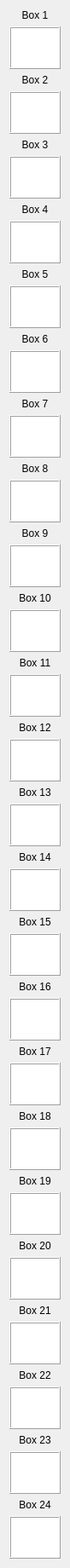
    <widget class="QWidget" name="saBoxesContents">
     <property name="geometry">
      <rect>
       <x>0</x>
       <y>0</y>
       <width>81</width>
       <height>1812</height>
      </rect>
     </property>
     <layout class="QVBoxLayout" name="verticalLayout">
      <item>
       <widget class="QLabel" name="lblBox01">
        <property name="text">
         <string>Box 1</string>
        </property>
        <property name="alignment">
         <set>Qt::AlignBottom|Qt::AlignHCenter</set>
        </property>
       </widget>
      </item>
      <item>
       <widget class="QGraphicsView" name="pbBox01">
        <property name="sizePolicy">
         <sizepolicy hsizetype="Fixed" vsizetype="Fixed">
          <horstretch>0</horstretch>
          <verstretch>0</verstretch>
         </sizepolicy>
        </property>
        <property name="maximumSize">
         <size>
          <width>60</width>
          <height>50</height>
         </size>
        </property>
        <property name="whatsThis">
         <string extracomment="Box Preview"/>
        </property>
        <property name="frameShape">
         <enum>QFrame::Box</enum>
        </property>
        <property name="frameShadow">
         <enum>QFrame::Raised</enum>
        </property>
        <property name="verticalScrollBarPolicy">
         <enum>Qt::ScrollBarAlwaysOff</enum>
        </property>
        <property name="horizontalScrollBarPolicy">
         <enum>Qt::ScrollBarAlwaysOff</enum>
        </property>
       </widget>
      </item>
      <item>
       <widget class="QLabel" name="lblBox02">
        <property name="text">
         <string>Box 2</string>
        </property>
        <property name="alignment">
         <set>Qt::AlignBottom|Qt::AlignHCenter</set>
        </property>
       </widget>
      </item>
      <item>
       <widget class="QGraphicsView" name="pbBox02">
        <property name="sizePolicy">
         <sizepolicy hsizetype="Fixed" vsizetype="Fixed">
          <horstretch>0</horstretch>
          <verstretch>0</verstretch>
         </sizepolicy>
        </property>
        <property name="maximumSize">
         <size>
          <width>60</width>
          <height>50</height>
         </size>
        </property>
        <property name="whatsThis">
         <string extracomment="Box Preview"/>
        </property>
        <property name="frameShape">
         <enum>QFrame::Box</enum>
        </property>
        <property name="frameShadow">
         <enum>QFrame::Raised</enum>
        </property>
        <property name="verticalScrollBarPolicy">
         <enum>Qt::ScrollBarAlwaysOff</enum>
        </property>
        <property name="horizontalScrollBarPolicy">
         <enum>Qt::ScrollBarAlwaysOff</enum>
        </property>
       </widget>
      </item>
      <item>
       <widget class="QLabel" name="lblBox03">
        <property name="text">
         <string>Box 3</string>
        </property>
        <property name="alignment">
         <set>Qt::AlignBottom|Qt::AlignHCenter</set>
        </property>
       </widget>
      </item>
      <item>
       <widget class="QGraphicsView" name="pbBox03">
        <property name="sizePolicy">
         <sizepolicy hsizetype="Fixed" vsizetype="Fixed">
          <horstretch>0</horstretch>
          <verstretch>0</verstretch>
         </sizepolicy>
        </property>
        <property name="maximumSize">
         <size>
          <width>60</width>
          <height>50</height>
         </size>
        </property>
        <property name="whatsThis">
         <string extracomment="Box Preview"/>
        </property>
        <property name="frameShape">
         <enum>QFrame::Box</enum>
        </property>
        <property name="frameShadow">
         <enum>QFrame::Raised</enum>
        </property>
        <property name="verticalScrollBarPolicy">
         <enum>Qt::ScrollBarAlwaysOff</enum>
        </property>
        <property name="horizontalScrollBarPolicy">
         <enum>Qt::ScrollBarAlwaysOff</enum>
        </property>
       </widget>
      </item>
      <item>
       <widget class="QLabel" name="lblBox04">
        <property name="text">
         <string>Box 4</string>
        </property>
        <property name="alignment">
         <set>Qt::AlignBottom|Qt::AlignHCenter</set>
        </property>
       </widget>
      </item>
      <item>
       <widget class="QGraphicsView" name="pbBox04">
        <property name="sizePolicy">
         <sizepolicy hsizetype="Fixed" vsizetype="Fixed">
          <horstretch>0</horstretch>
          <verstretch>0</verstretch>
         </sizepolicy>
        </property>
        <property name="maximumSize">
         <size>
          <width>60</width>
          <height>50</height>
         </size>
        </property>
        <property name="whatsThis">
         <string extracomment="Box Preview"/>
        </property>
        <property name="frameShape">
         <enum>QFrame::Box</enum>
        </property>
        <property name="frameShadow">
         <enum>QFrame::Raised</enum>
        </property>
        <property name="verticalScrollBarPolicy">
         <enum>Qt::ScrollBarAlwaysOff</enum>
        </property>
        <property name="horizontalScrollBarPolicy">
         <enum>Qt::ScrollBarAlwaysOff</enum>
        </property>
       </widget>
      </item>
      <item>
       <widget class="QLabel" name="lblBox05">
        <property name="text">
         <string>Box 5</string>
        </property>
        <property name="alignment">
         <set>Qt::AlignBottom|Qt::AlignHCenter</set>
        </property>
       </widget>
      </item>
      <item>
       <widget class="QGraphicsView" name="pbBox05">
        <property name="sizePolicy">
         <sizepolicy hsizetype="Fixed" vsizetype="Fixed">
          <horstretch>0</horstretch>
          <verstretch>0</verstretch>
         </sizepolicy>
        </property>
        <property name="maximumSize">
         <size>
          <width>60</width>
          <height>50</height>
         </size>
        </property>
        <property name="whatsThis">
         <string extracomment="Box Preview"/>
        </property>
        <property name="frameShape">
         <enum>QFrame::Box</enum>
        </property>
        <property name="frameShadow">
         <enum>QFrame::Raised</enum>
        </property>
        <property name="verticalScrollBarPolicy">
         <enum>Qt::ScrollBarAlwaysOff</enum>
        </property>
        <property name="horizontalScrollBarPolicy">
         <enum>Qt::ScrollBarAlwaysOff</enum>
        </property>
       </widget>
      </item>
      <item>
       <widget class="QLabel" name="lblBox06">
        <property name="text">
         <string>Box 6</string>
        </property>
        <property name="alignment">
         <set>Qt::AlignBottom|Qt::AlignHCenter</set>
        </property>
       </widget>
      </item>
      <item>
       <widget class="QGraphicsView" name="pbBox06">
        <property name="sizePolicy">
         <sizepolicy hsizetype="Fixed" vsizetype="Fixed">
          <horstretch>0</horstretch>
          <verstretch>0</verstretch>
         </sizepolicy>
        </property>
        <property name="maximumSize">
         <size>
          <width>60</width>
          <height>50</height>
         </size>
        </property>
        <property name="whatsThis">
         <string extracomment="Box Preview"/>
        </property>
        <property name="frameShape">
         <enum>QFrame::Box</enum>
        </property>
        <property name="frameShadow">
         <enum>QFrame::Raised</enum>
        </property>
        <property name="verticalScrollBarPolicy">
         <enum>Qt::ScrollBarAlwaysOff</enum>
        </property>
        <property name="horizontalScrollBarPolicy">
         <enum>Qt::ScrollBarAlwaysOff</enum>
        </property>
       </widget>
      </item>
      <item>
       <widget class="QLabel" name="lblBox07">
        <property name="text">
         <string>Box 7</string>
        </property>
        <property name="alignment">
         <set>Qt::AlignBottom|Qt::AlignHCenter</set>
        </property>
       </widget>
      </item>
      <item>
       <widget class="QGraphicsView" name="pbBox07">
        <property name="sizePolicy">
         <sizepolicy hsizetype="Fixed" vsizetype="Fixed">
          <horstretch>0</horstretch>
          <verstretch>0</verstretch>
         </sizepolicy>
        </property>
        <property name="maximumSize">
         <size>
          <width>60</width>
          <height>50</height>
         </size>
        </property>
        <property name="whatsThis">
         <string extracomment="Box Preview"/>
        </property>
        <property name="frameShape">
         <enum>QFrame::Box</enum>
        </property>
        <property name="frameShadow">
         <enum>QFrame::Raised</enum>
        </property>
        <property name="verticalScrollBarPolicy">
         <enum>Qt::ScrollBarAlwaysOff</enum>
        </property>
        <property name="horizontalScrollBarPolicy">
         <enum>Qt::ScrollBarAlwaysOff</enum>
        </property>
       </widget>
      </item>
      <item>
       <widget class="QLabel" name="lblBox08">
        <property name="text">
         <string>Box 8</string>
        </property>
        <property name="alignment">
         <set>Qt::AlignBottom|Qt::AlignHCenter</set>
        </property>
       </widget>
      </item>
      <item>
       <widget class="QGraphicsView" name="pbBox08">
        <property name="sizePolicy">
         <sizepolicy hsizetype="Fixed" vsizetype="Fixed">
          <horstretch>0</horstretch>
          <verstretch>0</verstretch>
         </sizepolicy>
        </property>
        <property name="maximumSize">
         <size>
          <width>60</width>
          <height>50</height>
         </size>
        </property>
        <property name="whatsThis">
         <string extracomment="Box Preview"/>
        </property>
        <property name="frameShape">
         <enum>QFrame::Box</enum>
        </property>
        <property name="frameShadow">
         <enum>QFrame::Raised</enum>
        </property>
        <property name="verticalScrollBarPolicy">
         <enum>Qt::ScrollBarAlwaysOff</enum>
        </property>
        <property name="horizontalScrollBarPolicy">
         <enum>Qt::ScrollBarAlwaysOff</enum>
        </property>
       </widget>
      </item>
      <item>
       <widget class="QLabel" name="lblBox09">
        <property name="text">
         <string>Box 9</string>
        </property>
        <property name="alignment">
         <set>Qt::AlignBottom|Qt::AlignHCenter</set>
        </property>
       </widget>
      </item>
      <item>
       <widget class="QGraphicsView" name="pbBox09">
        <property name="sizePolicy">
         <sizepolicy hsizetype="Fixed" vsizetype="Fixed">
          <horstretch>0</horstretch>
          <verstretch>0</verstretch>
         </sizepolicy>
        </property>
        <property name="maximumSize">
         <size>
          <width>60</width>
          <height>50</height>
         </size>
        </property>
        <property name="whatsThis">
         <string extracomment="Box Preview"/>
        </property>
        <property name="frameShape">
         <enum>QFrame::Box</enum>
        </property>
        <property name="frameShadow">
         <enum>QFrame::Raised</enum>
        </property>
        <property name="verticalScrollBarPolicy">
         <enum>Qt::ScrollBarAlwaysOff</enum>
        </property>
        <property name="horizontalScrollBarPolicy">
         <enum>Qt::ScrollBarAlwaysOff</enum>
        </property>
       </widget>
      </item>
      <item>
       <widget class="QLabel" name="lblBox10">
        <property name="text">
         <string>Box 10</string>
        </property>
        <property name="alignment">
         <set>Qt::AlignBottom|Qt::AlignHCenter</set>
        </property>
       </widget>
      </item>
      <item>
       <widget class="QGraphicsView" name="pbBox10">
        <property name="sizePolicy">
         <sizepolicy hsizetype="Fixed" vsizetype="Fixed">
          <horstretch>0</horstretch>
          <verstretch>0</verstretch>
         </sizepolicy>
        </property>
        <property name="maximumSize">
         <size>
          <width>60</width>
          <height>50</height>
         </size>
        </property>
        <property name="whatsThis">
         <string extracomment="Box Preview"/>
        </property>
        <property name="frameShape">
         <enum>QFrame::Box</enum>
        </property>
        <property name="frameShadow">
         <enum>QFrame::Raised</enum>
        </property>
        <property name="verticalScrollBarPolicy">
         <enum>Qt::ScrollBarAlwaysOff</enum>
        </property>
        <property name="horizontalScrollBarPolicy">
         <enum>Qt::ScrollBarAlwaysOff</enum>
        </property>
       </widget>
      </item>
      <item>
       <widget class="QLabel" name="lblBox11">
        <property name="text">
         <string>Box 11</string>
        </property>
        <property name="alignment">
         <set>Qt::AlignBottom|Qt::AlignHCenter</set>
        </property>
       </widget>
      </item>
      <item>
       <widget class="QGraphicsView" name="pbBox11">
        <property name="sizePolicy">
         <sizepolicy hsizetype="Fixed" vsizetype="Fixed">
          <horstretch>0</horstretch>
          <verstretch>0</verstretch>
         </sizepolicy>
        </property>
        <property name="maximumSize">
         <size>
          <width>60</width>
          <height>50</height>
         </size>
        </property>
        <property name="whatsThis">
         <string extracomment="Box Preview"/>
        </property>
        <property name="frameShape">
         <enum>QFrame::Box</enum>
        </property>
        <property name="frameShadow">
         <enum>QFrame::Raised</enum>
        </property>
        <property name="verticalScrollBarPolicy">
         <enum>Qt::ScrollBarAlwaysOff</enum>
        </property>
        <property name="horizontalScrollBarPolicy">
         <enum>Qt::ScrollBarAlwaysOff</enum>
        </property>
       </widget>
      </item>
      <item>
       <widget class="QLabel" name="lblBox12">
        <property name="text">
         <string>Box 12</string>
        </property>
        <property name="alignment">
         <set>Qt::AlignBottom|Qt::AlignHCenter</set>
        </property>
       </widget>
      </item>
      <item>
       <widget class="QGraphicsView" name="pbBox12">
        <property name="sizePolicy">
         <sizepolicy hsizetype="Fixed" vsizetype="Fixed">
          <horstretch>0</horstretch>
          <verstretch>0</verstretch>
         </sizepolicy>
        </property>
        <property name="maximumSize">
         <size>
          <width>60</width>
          <height>50</height>
         </size>
        </property>
        <property name="whatsThis">
         <string extracomment="Box Preview"/>
        </property>
        <property name="frameShape">
         <enum>QFrame::Box</enum>
        </property>
        <property name="frameShadow">
         <enum>QFrame::Raised</enum>
        </property>
        <property name="verticalScrollBarPolicy">
         <enum>Qt::ScrollBarAlwaysOff</enum>
        </property>
        <property name="horizontalScrollBarPolicy">
         <enum>Qt::ScrollBarAlwaysOff</enum>
        </property>
       </widget>
      </item>
      <item>
       <widget class="QLabel" name="lblBox13">
        <property name="text">
         <string>Box 13</string>
        </property>
        <property name="alignment">
         <set>Qt::AlignBottom|Qt::AlignHCenter</set>
        </property>
       </widget>
      </item>
      <item>
       <widget class="QGraphicsView" name="pbBox13">
        <property name="sizePolicy">
         <sizepolicy hsizetype="Fixed" vsizetype="Fixed">
          <horstretch>0</horstretch>
          <verstretch>0</verstretch>
         </sizepolicy>
        </property>
        <property name="maximumSize">
         <size>
          <width>60</width>
          <height>50</height>
         </size>
        </property>
        <property name="whatsThis">
         <string extracomment="Box Preview"/>
        </property>
        <property name="frameShape">
         <enum>QFrame::Box</enum>
        </property>
        <property name="frameShadow">
         <enum>QFrame::Raised</enum>
        </property>
        <property name="verticalScrollBarPolicy">
         <enum>Qt::ScrollBarAlwaysOff</enum>
        </property>
        <property name="horizontalScrollBarPolicy">
         <enum>Qt::ScrollBarAlwaysOff</enum>
        </property>
       </widget>
      </item>
      <item>
       <widget class="QLabel" name="lblBox14">
        <property name="text">
         <string>Box 14</string>
        </property>
        <property name="alignment">
         <set>Qt::AlignBottom|Qt::AlignHCenter</set>
        </property>
       </widget>
      </item>
      <item>
       <widget class="QGraphicsView" name="pbBox14">
        <property name="sizePolicy">
         <sizepolicy hsizetype="Fixed" vsizetype="Fixed">
          <horstretch>0</horstretch>
          <verstretch>0</verstretch>
         </sizepolicy>
        </property>
        <property name="maximumSize">
         <size>
          <width>60</width>
          <height>50</height>
         </size>
        </property>
        <property name="whatsThis">
         <string extracomment="Box Preview"/>
        </property>
        <property name="frameShape">
         <enum>QFrame::Box</enum>
        </property>
        <property name="frameShadow">
         <enum>QFrame::Raised</enum>
        </property>
        <property name="verticalScrollBarPolicy">
         <enum>Qt::ScrollBarAlwaysOff</enum>
        </property>
        <property name="horizontalScrollBarPolicy">
         <enum>Qt::ScrollBarAlwaysOff</enum>
        </property>
       </widget>
      </item>
      <item>
       <widget class="QLabel" name="lblBox15">
        <property name="text">
         <string>Box 15</string>
        </property>
        <property name="alignment">
         <set>Qt::AlignBottom|Qt::AlignHCenter</set>
        </property>
       </widget>
      </item>
      <item>
       <widget class="QGraphicsView" name="pbBox15">
        <property name="sizePolicy">
         <sizepolicy hsizetype="Fixed" vsizetype="Fixed">
          <horstretch>0</horstretch>
          <verstretch>0</verstretch>
         </sizepolicy>
        </property>
        <property name="maximumSize">
         <size>
          <width>60</width>
          <height>50</height>
         </size>
        </property>
        <property name="whatsThis">
         <string extracomment="Box Preview"/>
        </property>
        <property name="frameShape">
         <enum>QFrame::Box</enum>
        </property>
        <property name="frameShadow">
         <enum>QFrame::Raised</enum>
        </property>
        <property name="verticalScrollBarPolicy">
         <enum>Qt::ScrollBarAlwaysOff</enum>
        </property>
        <property name="horizontalScrollBarPolicy">
         <enum>Qt::ScrollBarAlwaysOff</enum>
        </property>
       </widget>
      </item>
      <item>
       <widget class="QLabel" name="lblBox16">
        <property name="text">
         <string>Box 16</string>
        </property>
        <property name="alignment">
         <set>Qt::AlignBottom|Qt::AlignHCenter</set>
        </property>
       </widget>
      </item>
      <item>
       <widget class="QGraphicsView" name="pbBox16">
        <property name="sizePolicy">
         <sizepolicy hsizetype="Fixed" vsizetype="Fixed">
          <horstretch>0</horstretch>
          <verstretch>0</verstretch>
         </sizepolicy>
        </property>
        <property name="maximumSize">
         <size>
          <width>60</width>
          <height>50</height>
         </size>
        </property>
        <property name="whatsThis">
         <string extracomment="Box Preview"/>
        </property>
        <property name="frameShape">
         <enum>QFrame::Box</enum>
        </property>
        <property name="frameShadow">
         <enum>QFrame::Raised</enum>
        </property>
        <property name="verticalScrollBarPolicy">
         <enum>Qt::ScrollBarAlwaysOff</enum>
        </property>
        <property name="horizontalScrollBarPolicy">
         <enum>Qt::ScrollBarAlwaysOff</enum>
        </property>
       </widget>
      </item>
      <item>
       <widget class="QLabel" name="lblBox17">
        <property name="text">
         <string>Box 17</string>
        </property>
        <property name="alignment">
         <set>Qt::AlignBottom|Qt::AlignHCenter</set>
        </property>
       </widget>
      </item>
      <item>
       <widget class="QGraphicsView" name="pbBox17">
        <property name="sizePolicy">
         <sizepolicy hsizetype="Fixed" vsizetype="Fixed">
          <horstretch>0</horstretch>
          <verstretch>0</verstretch>
         </sizepolicy>
        </property>
        <property name="maximumSize">
         <size>
          <width>60</width>
          <height>50</height>
         </size>
        </property>
        <property name="whatsThis">
         <string extracomment="Box Preview"/>
        </property>
        <property name="frameShape">
         <enum>QFrame::Box</enum>
        </property>
        <property name="frameShadow">
         <enum>QFrame::Raised</enum>
        </property>
        <property name="verticalScrollBarPolicy">
         <enum>Qt::ScrollBarAlwaysOff</enum>
        </property>
        <property name="horizontalScrollBarPolicy">
         <enum>Qt::ScrollBarAlwaysOff</enum>
        </property>
       </widget>
      </item>
      <item>
       <widget class="QLabel" name="lblBox18">
        <property name="text">
         <string>Box 18</string>
        </property>
        <property name="alignment">
         <set>Qt::AlignBottom|Qt::AlignHCenter</set>
        </property>
       </widget>
      </item>
      <item>
       <widget class="QGraphicsView" name="pbBox18">
        <property name="sizePolicy">
         <sizepolicy hsizetype="Fixed" vsizetype="Fixed">
          <horstretch>0</horstretch>
          <verstretch>0</verstretch>
         </sizepolicy>
        </property>
        <property name="maximumSize">
         <size>
          <width>60</width>
          <height>50</height>
         </size>
        </property>
        <property name="whatsThis">
         <string extracomment="Box Preview"/>
        </property>
        <property name="frameShape">
         <enum>QFrame::Box</enum>
        </property>
        <property name="frameShadow">
         <enum>QFrame::Raised</enum>
        </property>
        <property name="verticalScrollBarPolicy">
         <enum>Qt::ScrollBarAlwaysOff</enum>
        </property>
        <property name="horizontalScrollBarPolicy">
         <enum>Qt::ScrollBarAlwaysOff</enum>
        </property>
       </widget>
      </item>
      <item>
       <widget class="QLabel" name="lblBox19">
        <property name="text">
         <string>Box 19</string>
        </property>
        <property name="alignment">
         <set>Qt::AlignBottom|Qt::AlignHCenter</set>
        </property>
       </widget>
      </item>
      <item>
       <widget class="QGraphicsView" name="pbBox19">
        <property name="sizePolicy">
         <sizepolicy hsizetype="Fixed" vsizetype="Fixed">
          <horstretch>0</horstretch>
          <verstretch>0</verstretch>
         </sizepolicy>
        </property>
        <property name="maximumSize">
         <size>
          <width>60</width>
          <height>50</height>
         </size>
        </property>
        <property name="whatsThis">
         <string extracomment="Box Preview"/>
        </property>
        <property name="frameShape">
         <enum>QFrame::Box</enum>
        </property>
        <property name="frameShadow">
         <enum>QFrame::Raised</enum>
        </property>
        <property name="verticalScrollBarPolicy">
         <enum>Qt::ScrollBarAlwaysOff</enum>
        </property>
        <property name="horizontalScrollBarPolicy">
         <enum>Qt::ScrollBarAlwaysOff</enum>
        </property>
       </widget>
      </item>
      <item>
       <widget class="QLabel" name="lblBox20">
        <property name="text">
         <string>Box 20</string>
        </property>
        <property name="alignment">
         <set>Qt::AlignBottom|Qt::AlignHCenter</set>
        </property>
       </widget>
      </item>
      <item>
       <widget class="QGraphicsView" name="pbBox20">
        <property name="sizePolicy">
         <sizepolicy hsizetype="Fixed" vsizetype="Fixed">
          <horstretch>0</horstretch>
          <verstretch>0</verstretch>
         </sizepolicy>
        </property>
        <property name="maximumSize">
         <size>
          <width>60</width>
          <height>50</height>
         </size>
        </property>
        <property name="whatsThis">
         <string extracomment="Box Preview"/>
        </property>
        <property name="frameShape">
         <enum>QFrame::Box</enum>
        </property>
        <property name="frameShadow">
         <enum>QFrame::Raised</enum>
        </property>
        <property name="verticalScrollBarPolicy">
         <enum>Qt::ScrollBarAlwaysOff</enum>
        </property>
        <property name="horizontalScrollBarPolicy">
         <enum>Qt::ScrollBarAlwaysOff</enum>
        </property>
       </widget>
      </item>
      <item>
       <widget class="QLabel" name="lblBox21">
        <property name="text">
         <string>Box 21</string>
        </property>
        <property name="alignment">
         <set>Qt::AlignBottom|Qt::AlignHCenter</set>
        </property>
       </widget>
      </item>
      <item>
       <widget class="QGraphicsView" name="pbBox21">
        <property name="sizePolicy">
         <sizepolicy hsizetype="Fixed" vsizetype="Fixed">
          <horstretch>0</horstretch>
          <verstretch>0</verstretch>
         </sizepolicy>
        </property>
        <property name="maximumSize">
         <size>
          <width>60</width>
          <height>50</height>
         </size>
        </property>
        <property name="whatsThis">
         <string extracomment="Box Preview"/>
        </property>
        <property name="frameShape">
         <enum>QFrame::Box</enum>
        </property>
        <property name="frameShadow">
         <enum>QFrame::Raised</enum>
        </property>
        <property name="verticalScrollBarPolicy">
         <enum>Qt::ScrollBarAlwaysOff</enum>
        </property>
        <property name="horizontalScrollBarPolicy">
         <enum>Qt::ScrollBarAlwaysOff</enum>
        </property>
       </widget>
      </item>
      <item>
       <widget class="QLabel" name="lblBox22">
        <property name="text">
         <string>Box 22</string>
        </property>
        <property name="alignment">
         <set>Qt::AlignBottom|Qt::AlignHCenter</set>
        </property>
       </widget>
      </item>
      <item>
       <widget class="QGraphicsView" name="pbBox22">
        <property name="sizePolicy">
         <sizepolicy hsizetype="Fixed" vsizetype="Fixed">
          <horstretch>0</horstretch>
          <verstretch>0</verstretch>
         </sizepolicy>
        </property>
        <property name="maximumSize">
         <size>
          <width>60</width>
          <height>50</height>
         </size>
        </property>
        <property name="whatsThis">
         <string extracomment="Box Preview"/>
        </property>
        <property name="frameShape">
         <enum>QFrame::Box</enum>
        </property>
        <property name="frameShadow">
         <enum>QFrame::Raised</enum>
        </property>
        <property name="verticalScrollBarPolicy">
         <enum>Qt::ScrollBarAlwaysOff</enum>
        </property>
        <property name="horizontalScrollBarPolicy">
         <enum>Qt::ScrollBarAlwaysOff</enum>
        </property>
       </widget>
      </item>
      <item>
       <widget class="QLabel" name="lblBox23">
        <property name="text">
         <string>Box 23</string>
        </property>
        <property name="alignment">
         <set>Qt::AlignBottom|Qt::AlignHCenter</set>
        </property>
       </widget>
      </item>
      <item>
       <widget class="QGraphicsView" name="pbBox23">
        <property name="sizePolicy">
         <sizepolicy hsizetype="Fixed" vsizetype="Fixed">
          <horstretch>0</horstretch>
          <verstretch>0</verstretch>
         </sizepolicy>
        </property>
        <property name="maximumSize">
         <size>
          <width>60</width>
          <height>50</height>
         </size>
        </property>
        <property name="whatsThis">
         <string extracomment="Box Preview"/>
        </property>
        <property name="frameShape">
         <enum>QFrame::Box</enum>
        </property>
        <property name="frameShadow">
         <enum>QFrame::Raised</enum>
        </property>
        <property name="verticalScrollBarPolicy">
         <enum>Qt::ScrollBarAlwaysOff</enum>
        </property>
        <property name="horizontalScrollBarPolicy">
         <enum>Qt::ScrollBarAlwaysOff</enum>
        </property>
       </widget>
      </item>
      <item>
       <widget class="QLabel" name="lblBox24">
        <property name="text">
         <string>Box 24</string>
        </property>
        <property name="alignment">
         <set>Qt::AlignBottom|Qt::AlignHCenter</set>
        </property>
       </widget>
      </item>
      <item>
       <widget class="QGraphicsView" name="pbBox24">
        <property name="sizePolicy">
         <sizepolicy hsizetype="Fixed" vsizetype="Fixed">
          <horstretch>0</horstretch>
          <verstretch>0</verstretch>
         </sizepolicy>
        </property>
        <property name="maximumSize">
         <size>
          <width>60</width>
          <height>50</height>
         </size>
        </property>
        <property name="whatsThis">
         <string extracomment="Box Preview"/>
        </property>
        <property name="frameShape">
         <enum>QFrame::Box</enum>
        </property>
        <property name="frameShadow">
         <enum>QFrame::Raised</enum>
        </property>
        <property name="verticalScrollBarPolicy">
         <enum>Qt::ScrollBarAlwaysOff</enum>
        </property>
        <property name="horizontalScrollBarPolicy">
         <enum>Qt::ScrollBarAlwaysOff</enum>
        </property>
       </widget>
      </item>
     </layout>
     <zorder>pbBox21</zorder>
     <zorder>pbBox16</zorder>
     <zorder>pbBox04</zorder>
     <zorder>pbBox01</zorder>
     <zorder>pbBox08</zorder>
     <zorder>pbBox13</zorder>
     <zorder>pbBox15</zorder>
     <zorder>pbBox11</zorder>
     <zorder>pbBox18</zorder>
     <zorder>pbBox05</zorder>
     <zorder>pbBox24</zorder>
     <zorder>pbBox06</zorder>
     <zorder>pbBox17</zorder>
     <zorder>pbBox07</zorder>
     <zorder>pbBox10</zorder>
     <zorder>pbBox20</zorder>
     <zorder>pbBox03</zorder>
     <zorder>pbBox12</zorder>
     <zorder>pbBox19</zorder>
     <zorder>pbBox02</zorder>
     <zorder>pbBox22</zorder>
     <zorder>pbBox09</zorder>
     <zorder>pbBox23</zorder>
     <zorder>pbBox14</zorder>
     <zorder>lblBox01</zorder>
     <zorder>lblBox02</zorder>
     <zorder>lblBox03</zorder>
     <zorder>lblBox04</zorder>
     <zorder>lblBox05</zorder>
     <zorder>lblBox06</zorder>
     <zorder>lblBox24</zorder>
     <zorder>lblBox23</zorder>
     <zorder>lblBox22</zorder>
     <zorder>lblBox21</zorder>
     <zorder>lblBox20</zorder>
     <zorder>lblBox19</zorder>
     <zorder>lblBox18</zorder>
     <zorder>lblBox17</zorder>
     <zorder>lblBox16</zorder>
     <zorder>lblBox15</zorder>
     <zorder>lblBox14</zorder>
     <zorder>lblBox13</zorder>
     <zorder>lblBox12</zorder>
     <zorder>lblBox11</zorder>
     <zorder>lblBox10</zorder>
     <zorder>lblBox09</zorder>
     <zorder>lblBox08</zorder>
     <zorder>lblBox07</zorder>
    </widget>
